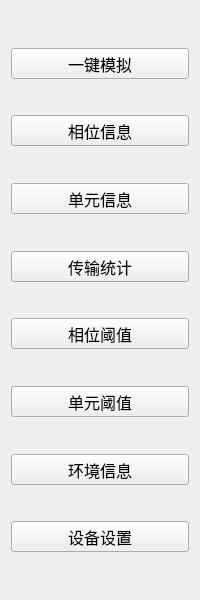
<?xml version="1.0" encoding="UTF-8"?>
<ui version="4.0">
 <class>M_SimulationToolWid</class>
 <widget class="QWidget" name="M_SimulationToolWid">
  <property name="geometry">
   <rect>
    <x>0</x>
    <y>0</y>
    <width>200</width>
    <height>600</height>
   </rect>
  </property>
  <property name="font">
   <font>
    <family>微软雅黑</family>
    <pointsize>12</pointsize>
   </font>
  </property>
  <property name="windowTitle">
   <string>Form</string>
  </property>
  <layout class="QVBoxLayout" name="verticalLayout">
   <property name="spacing">
    <number>0</number>
   </property>
   <item>
    <spacer name="verticalSpacer_9">
     <property name="orientation">
      <enum>Qt::Vertical</enum>
     </property>
     <property name="sizeHint" stdset="0">
      <size>
       <width>20</width>
       <height>40</height>
      </size>
     </property>
    </spacer>
   </item>
   <item>
    <widget class="QPushButton" name="mnTestBtn">
     <property name="minimumSize">
      <size>
       <width>0</width>
       <height>31</height>
      </size>
     </property>
     <property name="text">
      <string>一键模拟</string>
     </property>
    </widget>
   </item>
   <item>
    <spacer name="verticalSpacer_8">
     <property name="orientation">
      <enum>Qt::Vertical</enum>
     </property>
     <property name="sizeHint" stdset="0">
      <size>
       <width>20</width>
       <height>40</height>
      </size>
     </property>
    </spacer>
   </item>
   <item>
    <widget class="QPushButton" name="devBtn">
     <property name="minimumSize">
      <size>
       <width>0</width>
       <height>31</height>
      </size>
     </property>
     <property name="text">
      <string>相位信息</string>
     </property>
    </widget>
   </item>
   <item>
    <spacer name="verticalSpacer_7">
     <property name="orientation">
      <enum>Qt::Vertical</enum>
     </property>
     <property name="sizeHint" stdset="0">
      <size>
       <width>20</width>
       <height>40</height>
      </size>
     </property>
    </spacer>
   </item>
   <item>
    <widget class="QPushButton" name="outputBtn">
     <property name="minimumSize">
      <size>
       <width>0</width>
       <height>31</height>
      </size>
     </property>
     <property name="text">
      <string>单元信息</string>
     </property>
    </widget>
   </item>
   <item>
    <spacer name="verticalSpacer_6">
     <property name="orientation">
      <enum>Qt::Vertical</enum>
     </property>
     <property name="sizeHint" stdset="0">
      <size>
       <width>20</width>
       <height>40</height>
      </size>
     </property>
    </spacer>
   </item>
   <item>
    <widget class="QPushButton" name="transBtn">
     <property name="minimumSize">
      <size>
       <width>0</width>
       <height>31</height>
      </size>
     </property>
     <property name="text">
      <string>传输统计</string>
     </property>
    </widget>
   </item>
   <item>
    <spacer name="verticalSpacer_5">
     <property name="orientation">
      <enum>Qt::Vertical</enum>
     </property>
     <property name="sizeHint" stdset="0">
      <size>
       <width>20</width>
       <height>40</height>
      </size>
     </property>
    </spacer>
   </item>
   <item>
    <widget class="QPushButton" name="thresholdBtn">
     <property name="minimumSize">
      <size>
       <width>0</width>
       <height>31</height>
      </size>
     </property>
     <property name="text">
      <string>相位阈值</string>
     </property>
    </widget>
   </item>
   <item>
    <spacer name="verticalSpacer_4">
     <property name="orientation">
      <enum>Qt::Vertical</enum>
     </property>
     <property name="sizeHint" stdset="0">
      <size>
       <width>20</width>
       <height>40</height>
      </size>
     </property>
    </spacer>
   </item>
   <item>
    <widget class="QPushButton" name="outputThresholdBtn">
     <property name="minimumSize">
      <size>
       <width>0</width>
       <height>31</height>
      </size>
     </property>
     <property name="text">
      <string>单元阈值</string>
     </property>
    </widget>
   </item>
   <item>
    <spacer name="verticalSpacer_3">
     <property name="orientation">
      <enum>Qt::Vertical</enum>
     </property>
     <property name="sizeHint" stdset="0">
      <size>
       <width>20</width>
       <height>40</height>
      </size>
     </property>
    </spacer>
   </item>
   <item>
    <widget class="QPushButton" name="envBtn">
     <property name="minimumSize">
      <size>
       <width>0</width>
       <height>31</height>
      </size>
     </property>
     <property name="text">
      <string>环境信息</string>
     </property>
    </widget>
   </item>
   <item>
    <spacer name="verticalSpacer_2">
     <property name="orientation">
      <enum>Qt::Vertical</enum>
     </property>
     <property name="sizeHint" stdset="0">
      <size>
       <width>20</width>
       <height>40</height>
      </size>
     </property>
    </spacer>
   </item>
   <item>
    <widget class="QPushButton" name="settingBtn">
     <property name="minimumSize">
      <size>
       <width>0</width>
       <height>31</height>
      </size>
     </property>
     <property name="text">
      <string>设备设置</string>
     </property>
    </widget>
   </item>
   <item>
    <spacer name="verticalSpacer">
     <property name="orientation">
      <enum>Qt::Vertical</enum>
     </property>
     <property name="sizeHint" stdset="0">
      <size>
       <width>20</width>
       <height>40</height>
      </size>
     </property>
    </spacer>
   </item>
  </layout>
 </widget>
 <resources/>
 <connections/>
</ui>
